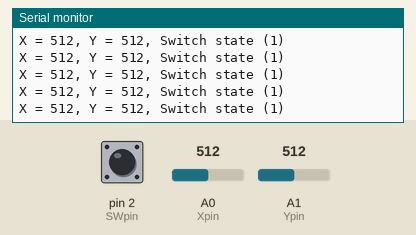
Bench run of a sketch on a simulated Arduino Uno, built with avr-gcc and run on an emulated ATmega328P. Parts: the last lines printed to the serial monitor. Inputs (shaded band) come from the test bench; at power-on: A0 (Xpin) = 512, A1 (Ypin) = 512, pin 2 (SWpin) HIGH.

Above: at 1.2 s.
1.3 s: A0 (Xpin) set to 993
At 1.9 s:
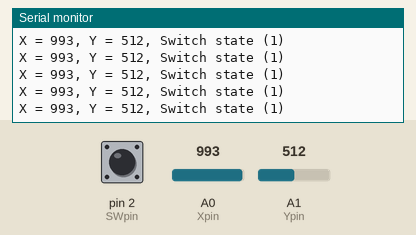
4.3 s: A0 (Xpin) set to 1014
At 5.0 s:
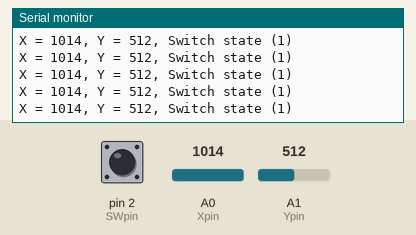
5.8 s: A1 (Ypin) set to 105
At 6.6 s:
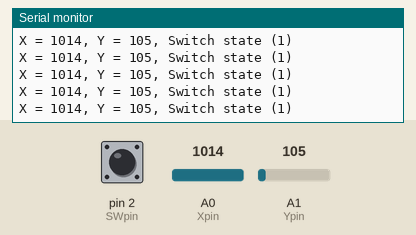
7.3 s: A1 (Ypin) set to 92
At 8.2 s:
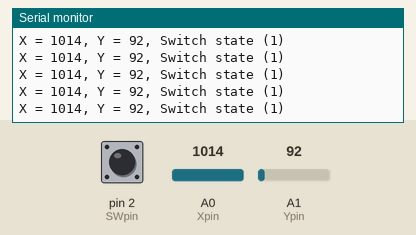
Timing chart, 0 to 10.3 s (numbered marks = the images above; inputs shaded):
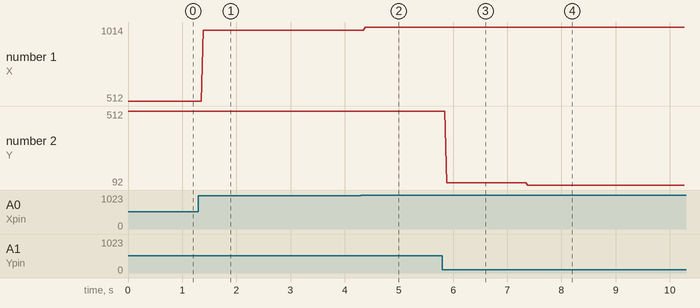

The sketch:

32_joystick.ino
```cpp
int Xpin = A0;
int Ypin = A1;
int SWpin = 2;
int Xvalue, Yvalue, SWvalue;
int pause = 200;

void setup() {
  Serial.begin(9600);
  pinMode(Xpin, INPUT);
  pinMode(Ypin, INPUT);
  pinMode(SWpin, INPUT);
  digitalWrite(SWpin, HIGH); // See : Pull up resistor with switches
}

void loop() {
  Xvalue = analogRead(Xpin);
  Yvalue = analogRead(Ypin);
  SWvalue = digitalRead(SWpin);
  Serial.print("X = ");
  Serial.print(Xvalue);
  Serial.print(", ");
  Serial.print("Y = ");
  Serial.print(Yvalue);
  Serial.print(", ");
  Serial.print("Switch state (");
  Serial.print(SWvalue);
  Serial.println(")");
}
```

Measured:
- after the input at 1.3 s, the serial monitor: prints a new line after 0.09 s (image 1)
- after the input at 4.3 s, the serial monitor: prints a new line after 0.08 s (image 2)
- after the input at 5.8 s, the serial monitor: prints a new line after 0.08 s (image 3)
- after the input at 7.3 s, the serial monitor: prints a new line after 0.08 s (image 4)
- plotted number 1: 512 → 993 after the input at 1.3 s, 993 → 1014 after the input at 4.3 s
- plotted number 2: 512 → 105 after the input at 5.8 s, 105 → 92 after the input at 7.3 s
